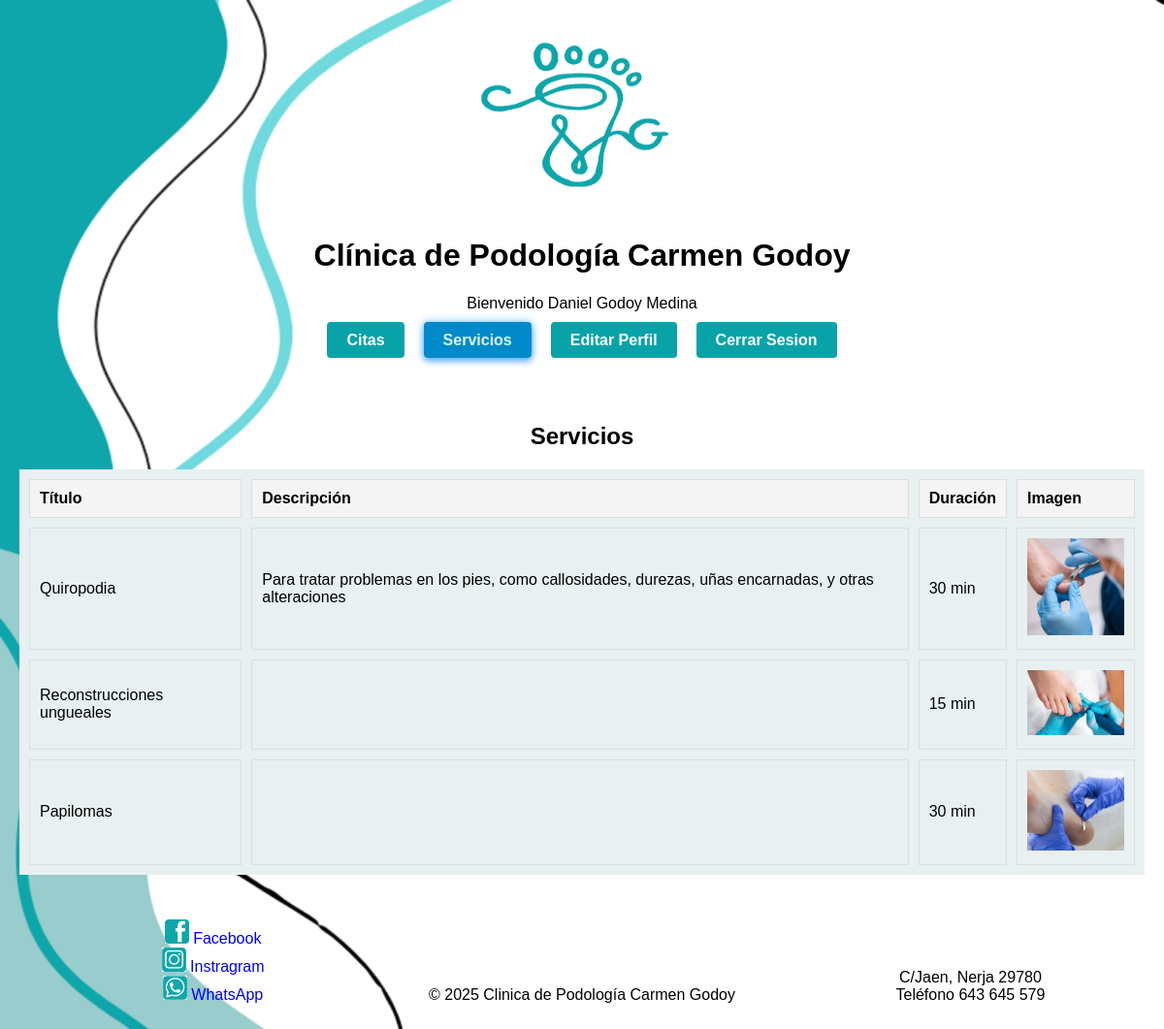
Screenshot of /Codigo/promociones.php (signed in) with the database file from the repository.
### tables this page shows
CREATE TABLE Promociones (
    idPromocion INT PRIMARY KEY AUTO_INCREMENT,
    titulo VARCHAR(100),
    descripcion TEXT,
    duracion INT,  
    imagen VARCHAR(255),
    idAdmin INT,
    FOREIGN KEY (idAdmin) REFERENCES Admin(idAdmin)
);

### Codigo/validaciones/promociones/promociones_lista.php (the view, shortened to what this page needs)
<?php
require_once __DIR__ . '/../../conexion/conexion.php';
$mostrarImagen = $mostrarImagen ?? false;
echo '<link rel="stylesheet" href="/Codigo/estilos/stylePromo.css">';
$sql = "SELECT * FROM promociones";
$result = $conexion->query($sql);
if ($result->num_rows > 0) {
    echo '<div class="tabla-escritorio">';
    echo '<table id="promociones-table" class="solo-escritorio">';
    echo '<tr>
            <th>Título</th>
            <th>Descripción</th>
            <th>Duración</th>';
    if ($mostrarImagen) {
        echo '<th>Imagen</th>';
    }
    echo '</tr>';
    $result->data_seek(0);
    while ($row = $result->fetch_assoc()) {
        echo '<tr>';
        echo '<td>' . htmlspecialchars($row['titulo']) . '</td>';
        echo '<td>' . htmlspecialchars($row['descripcion']) . '</td>';
        echo '<td>' . htmlspecialchars($row['duracion']) . ' min</td>';
        if ($mostrarImagen) {
            if (!empty($row['imagen'])) {
                echo '<td><img src="/Codigo' . htmlspecialchars($row['imagen']) . '" alt="Imagen de la promoción" style="max-width: 100px; max-height: 100px;"></td>';
            } else {
                echo '<td>Sin imagen</td>';
            }
        }
        echo '</tr>';
    }
    echo '</table>';
    echo '</div>';
} else {
    echo 'No hay promociones disponibles.';
}
?>

### Codigo/estilos/stylePromo.css (style rules this page uses)
.tabla-escritorio { background-color: var(--colorFondoDivs); }
#promociones-table { width: 100%; border-collapse: separate; border-spacing: 10px; margin-top: 20px; }
#promociones-table th, #promociones-table td { padding: 10px; text-align: left; border: 1px solid #ddd; }
#promociones-table th { background-color: #f4f4f4; font-weight: bold; }

### Codigo/estilos/styleColores.css (style rules this page uses)
:root { --colorFondo: #f0f0f0; --colorTexto: #333; --colorBoton: #08A3A9; --colorBotonHover: #0f2788; --colorBotonActivoHover: #0056b3; --colorFondoClarito: #DFF5F6; --colorFondoDivs: #E8F0F1; --disponible: #155724; --semiDisponible: #856404; --noDisponible: #721c24; --fueraServicio: #6c757d; --colorCamposInvalidosFondo: #ffe6e6; --colorCamposValidosFondo: #e6ffe6; }

### Codigo/estilos/style.css (style rules this page uses)
body, html { margin: 0; padding: 0; min-height: 100vh; display: flex; flex-direction: column; justify-content: space-between; overflow-x: hidden; }
body { display: flex; justify-content: center; align-items: center; min-height: 100vh; margin: 0; background-image: url('/Codigo/imagenes/redimension3_fondo.png'); background-size: cover; background-repeat: no-repeat; background-attachment: fixed; font-family: Amazing Grotesk, sans-serif; }
:root { --colorFondo: #f0f0f0; --colorTexto: #333; --colorBoton: #08A3A9; --colorBotonHover: #0f2788; --colorFondo: #DFF5F6; --colorFondoDivs: #E8F0F1; --colorActive: #008aca; }

### rows the page displays
promociones: titulo "Quiropodia", descripcion "Para tratar problemas en los pies, como callosidades, durezas, uñas encarnadas, y otras alteraciones", duracion "30", imagen (picture)
promociones: titulo "Reconstrucciones ungueales", duracion "15", imagen (picture)
promociones: titulo "Papilomas", duracion "30", imagen (picture)

### other values shown
$_SESSION['nombre'] "Daniel"
$_SESSION['apellido1'] "Godoy"
$apellido2 "Medina"
